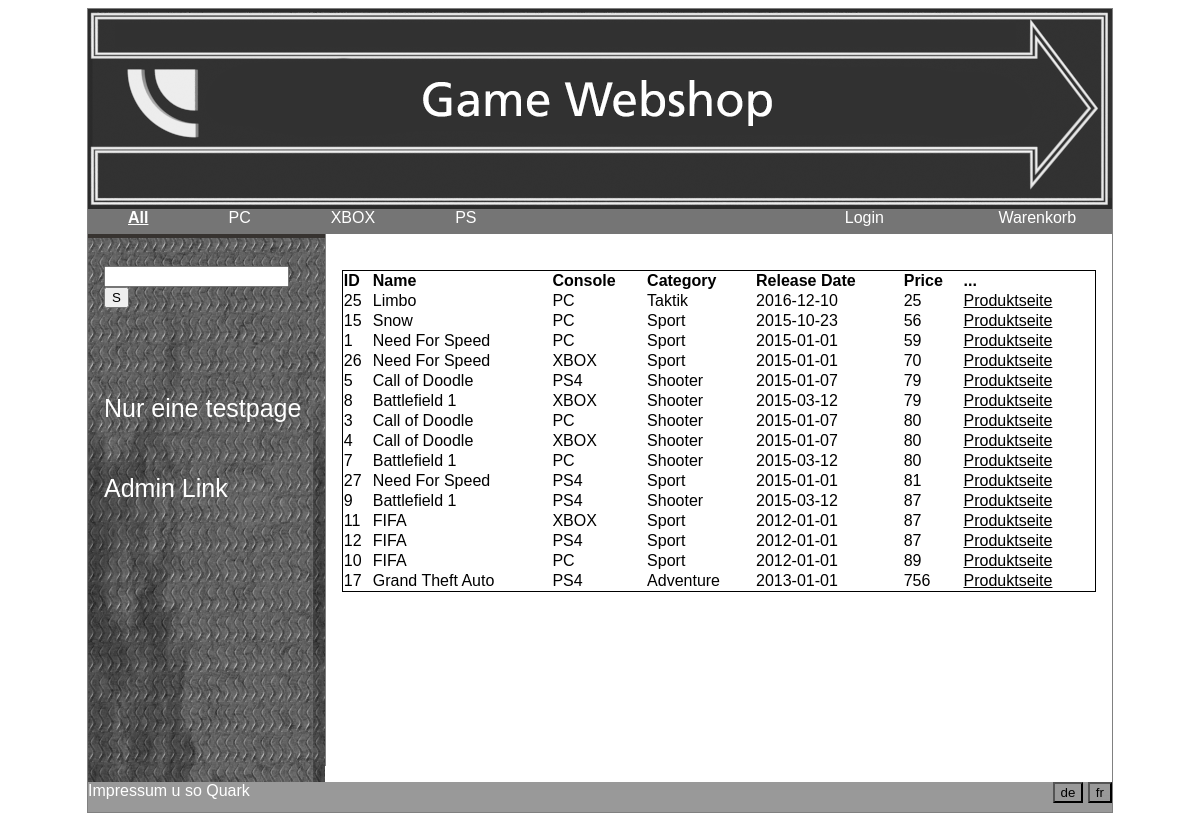
The page /A09/budget.php on the database its author committed.
### tables this page shows
CREATE TABLE `product` (
  `id` int(11) NOT NULL,
  `game_id` int(11) DEFAULT NULL,
  `console_id` int(11) NOT NULL COMMENT 'Foreign Key to console',
  `price` decimal(10,0) NOT NULL,
  `sold_units` int(11) NOT NULL,
  `description` varchar(30) NOT NULL DEFAULT 'Standart' COMMENT 'Normalerweise: Standart Edition'
);

CREATE TABLE `game` (
  `id` int(11) NOT NULL,
  `name` varchar(30) NOT NULL,
  `description` text NOT NULL,
  `category` int(11) NOT NULL COMMENT 'Foreign Key to Category',
  `manufacturer` varchar(11) NOT NULL,
  `releaseDate` date NOT NULL DEFAULT '2015-01-01'
);

CREATE TABLE `console` (
  `id` int(11) NOT NULL,
  `name` varchar(8) NOT NULL
);

CREATE TABLE `category` (
  `id` int(11) NOT NULL,
  `name` varchar(11) NOT NULL
);

### A09/functions.php (called while the page is built, shortened)
<?php
function get_param($name, $default) {
	if (!isset($_GET[$name]))
	return $default;
	return urldecode($_GET[$name]);
}
?>

### A09/Product.php (called while the page is built, shortened)
<?php
class Product {
	private $id, $game_id, $name, $description, $console, $category, $price, $releaseDate;
	public function getId() {
		return $this->id;
	}
	public function getName() {
		return $this->name;
	}
	public function getConsole() {
		return $this->console;
	}
	public function getCategory() {
		return $this->category;
	}
	public function getPrice() {
		return $this->price;
	}
	public function getReleaseDate() {
		return $this->releaseDate;
	}
static public function getProducts($filter = '0', $groupBy = 'game.id') {
	$products = array();
	$sqlStatement = "SELECT
			product.id as id,
			game.name AS name,
			game.description AS description,
			console.name AS console,
			category.name AS category,
			price AS price,
			game.releaseDate as releaseDate
		FROM product
		LEFT JOIN game ON game.id = product.game_id
		LEFT JOIN console ON console.id = product.console_id
		LEFT JOIN category ON category.id = game.category
		";
	$sqlStatement = $sqlStatement." GROUP BY ".$groupBy.", product.id";
	$res = DB::doQuery(
		$sqlStatement
	);
	while ($product = $res->fetch_object(get_class()))
	$products[] = $product;
	return $products;
}
}

### A09/db.inc.php (called while the page is built, shortened)
<?php
class DB extends mysqli{
	static private $instance;
	static public function getInstance() {
		if ( !self::$instance )
		@self::$instance = new DB();
		return self::$instance;
	}
	static public function doQuery($sql) {
	return self::getInstance()->query($sql);
	}
}
?>

### A09/budget.php (the view, shortened to what this page needs)
<?php
	$console = get_param('console', '0');
    include "topNav.php";
    include "asideNav.php";
	$parametersURL = "console=$console";
	$groupBy = 'product.price';
	$products = Product::getProducts($console, $groupBy);
?>
<article>
		<table class ="ListTable">
			<tr>
				<th> ID </th><th> Name </th><th> Console </th> <th> Category </th><th>Release Date</th><th> Price </th><th> ... </th>
			</tr>
		<?php
		foreach($products as $p){
			echo "<tr>";
			echo "<td>".$p->getId()."</td>";
			echo "<td>".$p->getName()."</td>";
			echo "<td>".$p->getConsole()."</td>";
			echo "<td>".$p->getCategory()."</td>";
			echo "<td>".$p->getReleaseDate()."</td>";
			echo "<td>".$p->getPrice()."</td>";
			echo "<td><a href='article.php?article=".$p->getId()."&".$parametersURL."'>Produktseite</a></td>";
			echo "</tr>";
		}
		?>
	</table>
</article>

### A09/mainstyle.css (style rules this page uses)
a { color: WHITE; }
article { color: black; margin-left: 150px; border-left: 1px solid gray; padding: 1em; overflow: hidden; height: 100%; min-height: 500px; }
article a { color:BLACK; }
table.ListTable { width:100%; border: 1px solid black; border-collapse: collapse; border-spacing: 5px; padding: 15px; text-align: left; }

### rows shown on the page
product: id "25", game.name "Limbo", console.name "PC", category.name "Taktik", game.releaseDate "2016-12-10", price "25"
product: id "15", game.name "Snow", console.name "PC", category.name "Sport", game.releaseDate "2015-10-23", price "56"
product: id "1", game.name "Need For Speed", console.name "PC", category.name "Sport", game.releaseDate "2015-01-01", price "59"
product: id "26", game.name "Need For Speed", console.name "XBOX", category.name "Sport", game.releaseDate "2015-01-01", price "70"
product: id "5", game.name "Call of Doodle", console.name "PS4", category.name "Shooter", game.releaseDate "2015-01-07", price "79"
product: id "8", game.name "Battlefield 1", console.name "XBOX", category.name "Shooter", game.releaseDate "2015-03-12", price "79"
product: id "3", game.name "Call of Doodle", console.name "PC", category.name "Shooter", game.releaseDate "2015-01-07", price "80"
product: id "4", game.name "Call of Doodle", console.name "XBOX", category.name "Shooter", game.releaseDate "2015-01-07", price "80"
product: id "7", game.name "Battlefield 1", console.name "PC", category.name "Shooter", game.releaseDate "2015-03-12", price "80"
product: id "27", game.name "Need For Speed", console.name "PS4", category.name "Sport", game.releaseDate "2015-01-01", price "81"
product: id "9", game.name "Battlefield 1", console.name "PS4", category.name "Shooter", game.releaseDate "2015-03-12", price "87"
product: id "11", game.name "FIFA", console.name "XBOX", category.name "Sport", game.releaseDate "2012-01-01", price "87"
product: id "12", game.name "FIFA", console.name "PS4", category.name "Sport", game.releaseDate "2012-01-01", price "87"
product: id "10", game.name "FIFA", console.name "PC", category.name "Sport", game.releaseDate "2012-01-01", price "89"
product: id "17", game.name "Grand Theft Auto", console.name "PS4", category.name "Adventure", game.releaseDate "2013-01-01", price "756"
